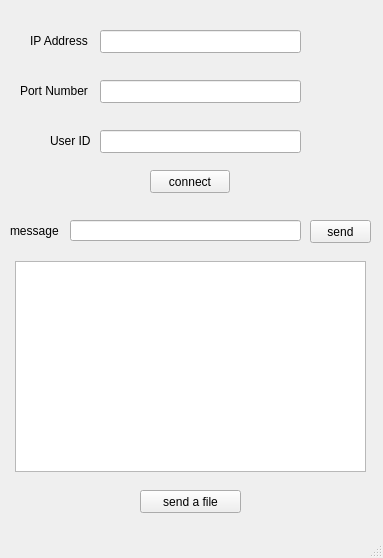
<?xml version="1.0" encoding="UTF-8"?>
<ui version="4.0">
 <class>ChatClient</class>
 <widget class="QMainWindow" name="ChatClient">
  <property name="geometry">
   <rect>
    <x>0</x>
    <y>0</y>
    <width>383</width>
    <height>558</height>
   </rect>
  </property>
  <property name="windowTitle">
   <string>ChatClient</string>
  </property>
  <widget class="QWidget" name="centralwidget">
   <widget class="QLabel" name="label">
    <property name="geometry">
     <rect>
      <x>30</x>
      <y>30</y>
      <width>71</width>
      <height>21</height>
     </rect>
    </property>
    <property name="text">
     <string>IP Address</string>
    </property>
   </widget>
   <widget class="QLabel" name="label_2">
    <property name="geometry">
     <rect>
      <x>20</x>
      <y>80</y>
      <width>81</width>
      <height>21</height>
     </rect>
    </property>
    <property name="text">
     <string>Port Number</string>
    </property>
   </widget>
   <widget class="QLabel" name="label_3">
    <property name="geometry">
     <rect>
      <x>50</x>
      <y>130</y>
      <width>57</width>
      <height>21</height>
     </rect>
    </property>
    <property name="text">
     <string>User ID</string>
    </property>
   </widget>
   <widget class="QLabel" name="label_4">
    <property name="geometry">
     <rect>
      <x>10</x>
      <y>220</y>
      <width>57</width>
      <height>21</height>
     </rect>
    </property>
    <property name="text">
     <string>message</string>
    </property>
   </widget>
   <widget class="QLineEdit" name="lineEdit_ip">
    <property name="geometry">
     <rect>
      <x>100</x>
      <y>30</y>
      <width>201</width>
      <height>23</height>
     </rect>
    </property>
   </widget>
   <widget class="QLineEdit" name="lineEdit_port">
    <property name="geometry">
     <rect>
      <x>100</x>
      <y>80</y>
      <width>201</width>
      <height>23</height>
     </rect>
    </property>
   </widget>
   <widget class="QLineEdit" name="lineEdit_user">
    <property name="geometry">
     <rect>
      <x>100</x>
      <y>130</y>
      <width>201</width>
      <height>23</height>
     </rect>
    </property>
   </widget>
   <widget class="QLineEdit" name="lineEdit_message">
    <property name="geometry">
     <rect>
      <x>70</x>
      <y>220</y>
      <width>231</width>
      <height>21</height>
     </rect>
    </property>
   </widget>
   <widget class="QTextBrowser" name="textBrowser_messages">
    <property name="geometry">
     <rect>
      <x>15</x>
      <y>261</y>
      <width>351</width>
      <height>211</height>
     </rect>
    </property>
   </widget>
   <widget class="QPushButton" name="button_connect">
    <property name="geometry">
     <rect>
      <x>150</x>
      <y>170</y>
      <width>80</width>
      <height>23</height>
     </rect>
    </property>
    <property name="text">
     <string>connect</string>
    </property>
   </widget>
   <widget class="QPushButton" name="button_send">
    <property name="geometry">
     <rect>
      <x>310</x>
      <y>220</y>
      <width>61</width>
      <height>23</height>
     </rect>
    </property>
    <property name="text">
     <string>send</string>
    </property>
   </widget>
   <widget class="QPushButton" name="button_sendFile">
    <property name="geometry">
     <rect>
      <x>140</x>
      <y>490</y>
      <width>101</width>
      <height>23</height>
     </rect>
    </property>
    <property name="text">
     <string>send a file</string>
    </property>
   </widget>
  </widget>
  <widget class="QMenuBar" name="menubar">
   <property name="geometry">
    <rect>
     <x>0</x>
     <y>0</y>
     <width>383</width>
     <height>20</height>
    </rect>
   </property>
  </widget>
  <widget class="QStatusBar" name="statusbar"/>
 </widget>
 <resources/>
 <connections/>
</ui>
